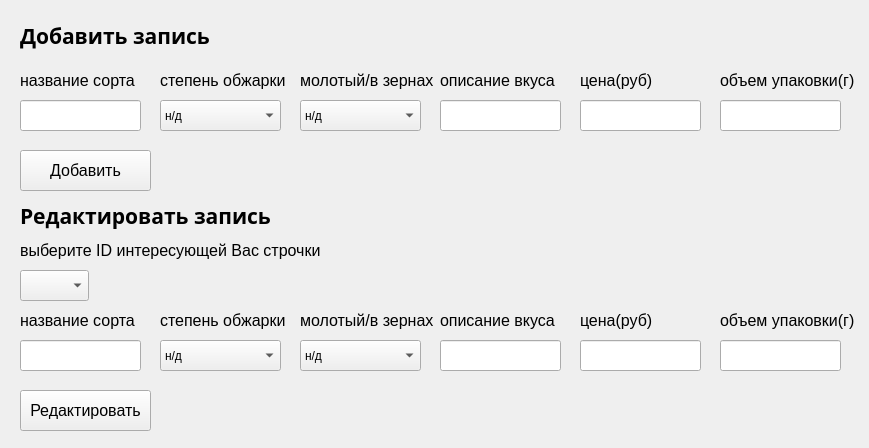
<?xml version="1.0" encoding="UTF-8"?>
<ui version="4.0">
 <class>Form</class>
 <widget class="QWidget" name="Form">
  <property name="geometry">
   <rect>
    <x>0</x>
    <y>0</y>
    <width>869</width>
    <height>448</height>
   </rect>
  </property>
  <property name="minimumSize">
   <size>
    <width>869</width>
    <height>448</height>
   </size>
  </property>
  <property name="maximumSize">
   <size>
    <width>869</width>
    <height>448</height>
   </size>
  </property>
  <property name="windowTitle">
   <string>Добавить / редактировать запись</string>
  </property>
  <widget class="QLabel" name="label">
   <property name="geometry">
    <rect>
     <x>20</x>
     <y>20</y>
     <width>311</width>
     <height>31</height>
    </rect>
   </property>
   <property name="font">
    <font>
     <family>Arial Black</family>
     <pointsize>16</pointsize>
     <weight>75</weight>
     <bold>true</bold>
    </font>
   </property>
   <property name="text">
    <string>Добавить запись</string>
   </property>
  </widget>
  <widget class="QLineEdit" name="lineEdit">
   <property name="geometry">
    <rect>
     <x>20</x>
     <y>100</y>
     <width>121</width>
     <height>31</height>
    </rect>
   </property>
  </widget>
  <widget class="QPushButton" name="add_button">
   <property name="geometry">
    <rect>
     <x>20</x>
     <y>150</y>
     <width>131</width>
     <height>41</height>
    </rect>
   </property>
   <property name="font">
    <font>
     <pointsize>12</pointsize>
    </font>
   </property>
   <property name="cursor">
    <cursorShape>PointingHandCursor</cursorShape>
   </property>
   <property name="text">
    <string>Добавить</string>
   </property>
  </widget>
  <widget class="QLabel" name="label_2">
   <property name="geometry">
    <rect>
     <x>20</x>
     <y>70</y>
     <width>131</width>
     <height>21</height>
    </rect>
   </property>
   <property name="font">
    <font>
     <pointsize>12</pointsize>
    </font>
   </property>
   <property name="text">
    <string>название сорта</string>
   </property>
  </widget>
  <widget class="QLabel" name="label_3">
   <property name="geometry">
    <rect>
     <x>160</x>
     <y>70</y>
     <width>131</width>
     <height>21</height>
    </rect>
   </property>
   <property name="font">
    <font>
     <pointsize>12</pointsize>
    </font>
   </property>
   <property name="text">
    <string>степень обжарки</string>
   </property>
  </widget>
  <widget class="QLabel" name="label_4">
   <property name="geometry">
    <rect>
     <x>300</x>
     <y>70</y>
     <width>141</width>
     <height>21</height>
    </rect>
   </property>
   <property name="font">
    <font>
     <pointsize>12</pointsize>
    </font>
   </property>
   <property name="text">
    <string>молотый/в зернах</string>
   </property>
  </widget>
  <widget class="QLineEdit" name="lineEdit_4">
   <property name="geometry">
    <rect>
     <x>440</x>
     <y>100</y>
     <width>121</width>
     <height>31</height>
    </rect>
   </property>
  </widget>
  <widget class="QLabel" name="label_5">
   <property name="geometry">
    <rect>
     <x>440</x>
     <y>70</y>
     <width>131</width>
     <height>21</height>
    </rect>
   </property>
   <property name="font">
    <font>
     <pointsize>12</pointsize>
    </font>
   </property>
   <property name="text">
    <string>описание вкуса</string>
   </property>
  </widget>
  <widget class="QLabel" name="label_6">
   <property name="geometry">
    <rect>
     <x>720</x>
     <y>70</y>
     <width>141</width>
     <height>21</height>
    </rect>
   </property>
   <property name="font">
    <font>
     <pointsize>12</pointsize>
    </font>
   </property>
   <property name="text">
    <string>объем упаковки(г)</string>
   </property>
  </widget>
  <widget class="QLineEdit" name="lineEdit_5">
   <property name="geometry">
    <rect>
     <x>580</x>
     <y>100</y>
     <width>121</width>
     <height>31</height>
    </rect>
   </property>
  </widget>
  <widget class="QLineEdit" name="lineEdit_6">
   <property name="geometry">
    <rect>
     <x>720</x>
     <y>100</y>
     <width>121</width>
     <height>31</height>
    </rect>
   </property>
  </widget>
  <widget class="QLabel" name="label_7">
   <property name="geometry">
    <rect>
     <x>580</x>
     <y>70</y>
     <width>131</width>
     <height>21</height>
    </rect>
   </property>
   <property name="font">
    <font>
     <pointsize>12</pointsize>
    </font>
   </property>
   <property name="text">
    <string>цена(руб)</string>
   </property>
  </widget>
  <widget class="QLabel" name="label_8">
   <property name="geometry">
    <rect>
     <x>20</x>
     <y>200</y>
     <width>311</width>
     <height>31</height>
    </rect>
   </property>
   <property name="font">
    <font>
     <family>Arial Black</family>
     <pointsize>16</pointsize>
     <weight>75</weight>
     <bold>true</bold>
    </font>
   </property>
   <property name="text">
    <string>Редактировать запись</string>
   </property>
  </widget>
  <widget class="QComboBox" name="comboBox">
   <property name="geometry">
    <rect>
     <x>20</x>
     <y>270</y>
     <width>69</width>
     <height>31</height>
    </rect>
   </property>
  </widget>
  <widget class="QLabel" name="label_9">
   <property name="geometry">
    <rect>
     <x>20</x>
     <y>240</y>
     <width>321</width>
     <height>21</height>
    </rect>
   </property>
   <property name="font">
    <font>
     <pointsize>12</pointsize>
    </font>
   </property>
   <property name="text">
    <string>выберите ID интересующей Вас строчки</string>
   </property>
  </widget>
  <widget class="QComboBox" name="comboBox_2">
   <property name="geometry">
    <rect>
     <x>160</x>
     <y>100</y>
     <width>121</width>
     <height>31</height>
    </rect>
   </property>
   <item>
    <property name="text">
     <string>н/д</string>
    </property>
   </item>
   <item>
    <property name="text">
     <string>Светлая</string>
    </property>
   </item>
   <item>
    <property name="text">
     <string>Средняя</string>
    </property>
   </item>
   <item>
    <property name="text">
     <string>Средняя-темная</string>
    </property>
   </item>
   <item>
    <property name="text">
     <string>Темная</string>
    </property>
   </item>
  </widget>
  <widget class="QComboBox" name="comboBox_3">
   <property name="geometry">
    <rect>
     <x>300</x>
     <y>100</y>
     <width>121</width>
     <height>31</height>
    </rect>
   </property>
   <item>
    <property name="text">
     <string>н/д</string>
    </property>
   </item>
   <item>
    <property name="text">
     <string>Молотый</string>
    </property>
   </item>
   <item>
    <property name="text">
     <string>В зернах</string>
    </property>
   </item>
  </widget>
  <widget class="QLabel" name="label_10">
   <property name="geometry">
    <rect>
     <x>440</x>
     <y>310</y>
     <width>131</width>
     <height>21</height>
    </rect>
   </property>
   <property name="font">
    <font>
     <pointsize>12</pointsize>
    </font>
   </property>
   <property name="text">
    <string>описание вкуса</string>
   </property>
  </widget>
  <widget class="QLineEdit" name="lineEdit_7">
   <property name="geometry">
    <rect>
     <x>720</x>
     <y>340</y>
     <width>121</width>
     <height>31</height>
    </rect>
   </property>
  </widget>
  <widget class="QPushButton" name="edit_button">
   <property name="geometry">
    <rect>
     <x>20</x>
     <y>390</y>
     <width>131</width>
     <height>41</height>
    </rect>
   </property>
   <property name="font">
    <font>
     <pointsize>12</pointsize>
    </font>
   </property>
   <property name="cursor">
    <cursorShape>PointingHandCursor</cursorShape>
   </property>
   <property name="text">
    <string>Редактировать</string>
   </property>
  </widget>
  <widget class="QLineEdit" name="lineEdit_2">
   <property name="geometry">
    <rect>
     <x>20</x>
     <y>340</y>
     <width>121</width>
     <height>31</height>
    </rect>
   </property>
  </widget>
  <widget class="QLabel" name="label_11">
   <property name="geometry">
    <rect>
     <x>20</x>
     <y>310</y>
     <width>131</width>
     <height>21</height>
    </rect>
   </property>
   <property name="font">
    <font>
     <pointsize>12</pointsize>
    </font>
   </property>
   <property name="text">
    <string>название сорта</string>
   </property>
  </widget>
  <widget class="QLabel" name="label_12">
   <property name="geometry">
    <rect>
     <x>720</x>
     <y>310</y>
     <width>141</width>
     <height>21</height>
    </rect>
   </property>
   <property name="font">
    <font>
     <pointsize>12</pointsize>
    </font>
   </property>
   <property name="text">
    <string>объем упаковки(г)</string>
   </property>
  </widget>
  <widget class="QLineEdit" name="lineEdit_8">
   <property name="geometry">
    <rect>
     <x>580</x>
     <y>340</y>
     <width>121</width>
     <height>31</height>
    </rect>
   </property>
  </widget>
  <widget class="QLineEdit" name="lineEdit_9">
   <property name="geometry">
    <rect>
     <x>440</x>
     <y>340</y>
     <width>121</width>
     <height>31</height>
    </rect>
   </property>
  </widget>
  <widget class="QLabel" name="label_13">
   <property name="geometry">
    <rect>
     <x>300</x>
     <y>310</y>
     <width>141</width>
     <height>21</height>
    </rect>
   </property>
   <property name="font">
    <font>
     <pointsize>12</pointsize>
    </font>
   </property>
   <property name="text">
    <string>молотый/в зернах</string>
   </property>
  </widget>
  <widget class="QLabel" name="label_14">
   <property name="geometry">
    <rect>
     <x>160</x>
     <y>310</y>
     <width>131</width>
     <height>21</height>
    </rect>
   </property>
   <property name="font">
    <font>
     <pointsize>12</pointsize>
    </font>
   </property>
   <property name="text">
    <string>степень обжарки</string>
   </property>
  </widget>
  <widget class="QLabel" name="label_15">
   <property name="geometry">
    <rect>
     <x>580</x>
     <y>310</y>
     <width>131</width>
     <height>21</height>
    </rect>
   </property>
   <property name="font">
    <font>
     <pointsize>12</pointsize>
    </font>
   </property>
   <property name="text">
    <string>цена(руб)</string>
   </property>
  </widget>
  <widget class="QComboBox" name="comboBox_4">
   <property name="geometry">
    <rect>
     <x>300</x>
     <y>340</y>
     <width>121</width>
     <height>31</height>
    </rect>
   </property>
   <item>
    <property name="text">
     <string>н/д</string>
    </property>
   </item>
   <item>
    <property name="text">
     <string>Молотый</string>
    </property>
   </item>
   <item>
    <property name="text">
     <string>В зернах</string>
    </property>
   </item>
  </widget>
  <widget class="QComboBox" name="comboBox_5">
   <property name="geometry">
    <rect>
     <x>160</x>
     <y>340</y>
     <width>121</width>
     <height>31</height>
    </rect>
   </property>
   <item>
    <property name="text">
     <string>н/д</string>
    </property>
   </item>
   <item>
    <property name="text">
     <string>Светлая</string>
    </property>
   </item>
   <item>
    <property name="text">
     <string>Средняя</string>
    </property>
   </item>
   <item>
    <property name="text">
     <string>Средняя-темная</string>
    </property>
   </item>
   <item>
    <property name="text">
     <string>Темная</string>
    </property>
   </item>
  </widget>
 </widget>
 <resources/>
 <connections/>
</ui>
